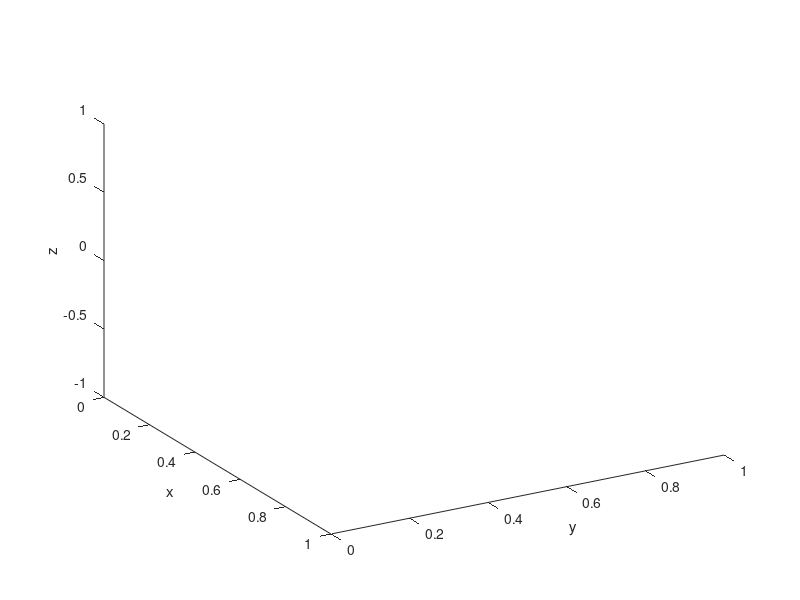

Source code (MATLAB): (Note: this script raises an error after producing the figure.)
clear; clc; close all;
% all in mm

xlabel('x')
ylabel('y')
zlabel('z')
view(60, 30)

hold on
r_muhit=2.5;
p=6;
pk=1/(2*p);
h=11;
D=25;
aa=12.5; %parabola shohlari extremumlar
surish=0;
zc1=pk*aa^2; % surish uchun
%-------------------------plane_1------------------------------------------
%---------------------parabola _1------------------------------------------
xx1=linspace(-aa,aa,20); xp(1,:)=xx1; xp(2,:)=xx1;
zz1=-pk*(xx1).^2+zc1; 
z_max=max(zz1);
zp(1,:)=zz1; zp(2,:)=zz1;
mm=2; n=19;
y=(0:mm-1)'/(mm-1) * ones(1,n+1);
para_coefs_1=zeros(4,4); para_coefs_1(1,1)=pk; para_coefs_1(1,4)=-pk*surish; para_coefs_1(4,1)=-pk*surish; para_coefs_1(4,4)=-zc1+pk*surish^2; para_coefs_1(3,4)=1/2; para_coefs_1(4,3)=1/2;
% surf(zp,D*y,xp,'EdgeColor', 'None', 'FaceColor', 'k', 'FaceAlpha', '0.1')

surf(zp,(D-2)*y+1,xp,'EdgeColor', 'None', 'FaceColor', 'b', 'FaceAlpha', '0.2')
surf(zp+0.01,1*y,xp,'EdgeColor', 'None', 'FaceColor', 'k', 'FaceAlpha', '0.4')
surf(zp+0.01,1*y+D-1,xp,'EdgeColor', 'None', 'FaceColor', 'k', 'FaceAlpha', '0.4')

%----------------------------rasm yon devor (qopqoq va o'rtakash)----------
x=[xx1]; z=[zz1];
y=[0 0 0 0 0 0 0 0 0 0 0 0 0 0 0 0 0 0 0 0];
patch(z, y,  x,  's', 'FaceColor', 'k', 'FaceAlpha', '0.6', 'LineWidth', 1.5);
y1_1= y+1; y1_2=y+D-1;
plot3(z, y1_1,  x,  'k', 'LineWidth',1.5, 'LineStyle', '-');
plot3(z, y1_2,  x, 'k', 'LineWidth',1.5, 'LineStyle', '-');
%--------------------------------------------------------------------------
x1=[xx1]; z1=[zz1];
y1=[D D D D D D D D D D D D D D D D D D D D];
patch(z1, y1,  x1,  's', 'FaceColor', 'k', 'FaceAlpha', '0.6', 'LineWidth', 1.5);
%----------------------LED-------------------------------------------------
a=0; b=0; c=1; d=0;
yy=linspace(0,D,2); xx=linspace(-12.5,12.5,2);
[y, x] = meshgrid(yy,xx); % Generate x and y data
z=(d-a*x-b*y)/c;
surf(z, y, x, 'EdgeColor', 'k', 'FaceColor', 'w', 'FaceAlpha', '1',  'LineWidth', 1.5); % Plot the surface
p11=[a/(sqrt(a^2+b^2+c^2)) b/(sqrt(a^2+b^2+c^2)) c/(sqrt(a^2+b^2+c^2))];
tan11=[1 0 0]; tan12=[0 1 0];
tek_11=[a b c d];
%----------------------------- LED rasmi ----------------------------------
yy=linspace(-2,D+2,50); xx=linspace(-12.5-2,12.5+2,50);
[y, x] = meshgrid(yy,xx); % Generate x and y data
z = zeros(size(x, 1)); % Generate z data
surf(z+0.1, y, x,  'EdgeColor', 'None', 'FaceColor', 'c', 'FaceAlpha', '0.1') % Plot the surface
% surf(z+D/2-2,  y+h+LED_rod_masofa, x,'EdgeColor', 'None', 'FaceColor', 'w', 'FaceAlpha', '1') % Plot the surface
%------------------------------LED rasmi (orqa devor)----------------------
yy=linspace(-2,D+2,2); xx=linspace(-12.5-2,12.5+2,2);
[y, x] = meshgrid(yy,xx); % Generate x and y data
z = zeros(size(x, 1)); % Generate z data
surf(z-3, y, x,  'EdgeColor', 'None', 'FaceColor', 'c', 'FaceAlpha', '0.1') % Plot the surface
%------------------------------LED rasmi (yon devor)-----------------------
r_k=20.5; theta=45; %for rotation plane
[xk, yk, zk]=cylinder(r_k, 4);
X2 = xk*cosd(theta) - yk*sind(theta);
Y2 = xk*sind(theta) + yk*cosd(theta);
surf(zk*3-3, Y2+12.5, X2,'EdgeColor', 'k', 'FaceColor',  'c', 'FaceAlpha', '0.05', 'LineWidth', 1.5)%[0.1 0.155 0.198]
%--------------------qopqoq------------------------------------------------
a=0; b=-1; c=0; d=0;
% xx=linspace(-12.5,12.5,50); zz=linspace(0,zc,50);
% [x, z] = meshgrid(xx,zz); % Generate x and y data
% y=(d-c*z-a*x)/b;
% % surf(z, y, x, 'EdgeColor', 'None', 'FaceColor', 'k', 'FaceAlpha', '0.3'); % Plot the surface
p12=[a/(sqrt(a^2+b^2+c^2)) b/(sqrt(a^2+b^2+c^2)) c/(sqrt(a^2+b^2+c^2))];
tek_12=[a b c d];
% xdfcgvbh
%--------------------mavhum devor------------------------------------------
a=0; b=1; c=0; d=D;
% xx=linspace(-12.5,12.5,50); zz=linspace(0,zc,50);
% [x, z] = meshgrid(xx,zz); % Generate x and y data
% y=(d-c*z-a*x)/b;
% surf(z, y, x, 'EdgeColor', 'None', 'FaceColor', 'k', 'FaceAlpha', '0.3'); % Plot the surface
p13=[a/(sqrt(a^2+b^2+c^2)) b/(sqrt(a^2+b^2+c^2)) c/(sqrt(a^2+b^2+c^2))];
tek_13=[a b c d];
%---------------------------rod--------------------------------------------
l=h-r_muhit; %Led dan muhit o'rtasigacha masofa
dd=h-2*r_muhit;
% [xs,ys,zs]=cylinder(r_muhit,20); surf(xs+l, 50*zs, ys, 'EdgeColor', 'None', 'FaceColor', 'y', 'FaceAlpha', '0.3')
% plotCircle3D_1([0, 2*D+0.1, l],[0,1,0], r_muhit)
% plotCircle3D_1([0, 0-0.1, l],[0,1,0], r_muhit)
[xs,ys,zs]=cylinder(r_muhit,20); surf(xs+l, 2*D*1.2*zs-5, ys, 'EdgeColor', 'None', 'FaceColor', 'm', 'FaceAlpha', '0.2')
plotCircle3D_1([0, 2*D+5+0.1, l],[0,1,0], r_muhit)
plotCircle3D_1([0, 0-5-0.1, l],[0,1,0], r_muhit)
%----------------plane_2---------------------------------------------------
zc2=-pk*aa^2+2*l; % surish uchun
%---------------------parabola 2------------------------------------------
xx1=linspace(-aa,aa,20); xp(1,:)=xx1; xp(2,:)=xx1;
zz1=pk*(xx1).^2+zc2; zp(1,:)=zz1; zp(2,:)=zz1;
mm=2; n=19;
y=(0:mm-1)'/(mm-1) * ones(1,n+1);
para_coefs_2=zeros(4,4); para_coefs_2(1,1)=-pk; para_coefs_2(1,4)=pk*surish; para_coefs_2(4,1)=pk*surish; para_coefs_2(4,4)=zc2+pk*surish^2; para_coefs_2(3,4)=1/2; para_coefs_2(4,3)=1/2;
surf(zp,(D-2)*y+D+1,xp,'EdgeColor', 'None', 'FaceColor', 'b', 'FaceAlpha', '0.2', 'LineWidth',1.5)
surf(zp,(1)*y+2*D-1,xp,'EdgeColor', 'None', 'FaceColor', 'k', 'FaceAlpha', '0.4', 'LineWidth',1.5)
surf(zp,(1)*y+D,xp,'EdgeColor', 'None', 'FaceColor', 'k', 'FaceAlpha', '0.4', 'LineWidth',1.5)


%----------------------------rasm yon devor (qopqoq va o'rtakash)----------
x=[xx1]; z=[zz1];
y=D+[0 0 0 0 0 0 0 0 0 0 0 0 0 0 0 0 0 0 0 0];
y_2=y+0.01;
patch(z, y,  x,  's', 'FaceColor', 'k', 'FaceAlpha', '0.6', 'LineWidth', 1.5);
y2_1 = y+1; y2_2 = y +D-1;
plot3(z, y2_1,  x,  'k', 'LineWidth',1.5, 'LineStyle', '-');
plot3(z, y2_2,  x, 'k', 'LineWidth',1.5, 'LineStyle', '-');
%--------------------------------------------------------------------------
x1=[xx1]; z1=[zz1];
y1=2*[D D D D D D D D D D D D D D D D D D D D];
patch(z1, y1,  x1,  's', 'FaceColor', 'k', 'FaceAlpha', '0.6', 'LineWidth', 1.5);
%----------------------LED_2------------------------------------------------
a=0; b=0; c=1; d=2*l;
yy=linspace(D,2*D,2); xx=linspace(-12.5,12.5,2);
[y, x] = meshgrid(yy,xx); % Generate x and y data
z=(d-a*x-b*y)/c;
surf(z, y, x, 'EdgeColor', 'k', 'FaceColor', 'w', 'FaceAlpha', '1', 'LineWidth', 1.5); % Plot the surface
p21=-[a/(sqrt(a^2+b^2+c^2)) b/(sqrt(a^2+b^2+c^2)) c/(sqrt(a^2+b^2+c^2))];
tan21=[0 1 0]; tan22=[1 0 0];
tek_21=[a b c d];
%----------------------------- LED rasmi ----------------------------------
yy=linspace(D-2,2*D+2,50); xx=linspace(-12.5-2,12.5+2,50);
[y, x] = meshgrid(yy,xx); % Generate x and y data
z = zeros(size(x, 1)); % Generate z data
surf(z+2*l+0.1, y, x,  'EdgeColor', 'None', 'FaceColor', 'c', 'FaceAlpha', '0.1') % Plot the surface
% surf(z+D/2-2,  y+h+LED_rod_masofa, x,'EdgeColor', 'None', 'FaceColor', 'w', 'FaceAlpha', '1') % Plot the surface
%------------------------------LED rasmi (orqa devor)----------------------
yy=linspace(D-2,2*D+2,2); xx=linspace(-12.5-2,12.5+2,2);
[y, x] = meshgrid(yy,xx); % Generate x and y data
z = zeros(size(x, 1)); % Generate z data
surf(z+2*l+3, y, x,  'EdgeColor', 'None', 'FaceColor', 'c', 'FaceAlpha', '0.4') % Plot the surface
%------------------------------LED rasmi (yon devor)-----------------------
r_k=20.5; theta=45; %for rotation plane
[xk, yk, zk]=cylinder(r_k, 4);
X2 = xk*cosd(theta) - yk*sind(theta);
Y2 = xk*sind(theta) + yk*cosd(theta);
surf(zk*3+2*l, Y2+25+12.5, X2,'EdgeColor', 'k', 'FaceColor',  'c', 'FaceAlpha', '0.1', 'LineWidth', 1.5)%[0.1 0.155 0.198]
%--------------------qopqoq------------------------------------------------
a=0; b=1; c=0; d=2*D;
% xx=linspace(-12.5,12.5,50); zz=linspace(0,zc,50);
% [x, z] = meshgrid(xx,zz); % Generate x and y data
% y=(d-c*z-a*x)/b;
% % surf(z, y, x, 'EdgeColor', 'None', 'FaceColor', 'k', 'FaceAlpha', '0.3'); % Plot the surface
p22=[a/(sqrt(a^2+b^2+c^2)) b/(sqrt(a^2+b^2+c^2)) c/(sqrt(a^2+b^2+c^2))];
tek_22=[a b c d];
% xdfcgvbh
%--------------------mavhum devor------------------------------------------
a=0; b=1; c=0; d=D;
% xx=linspace(-12.5,12.5,50); zz=linspace(0,zc,50);
% [x, z] = meshgrid(xx,zz); % Generate x and y data
% y=(d-c*z-a*x)/b;
% surf(z, y, x, 'EdgeColor', 'None', 'FaceColor', 'k', 'FaceAlpha', '0.3'); % Plot the surface
p23=[a/(sqrt(a^2+b^2+c^2)) b/(sqrt(a^2+b^2+c^2)) c/(sqrt(a^2+b^2+c^2))];
tek_23=[a b c d];

%-------------------------crystal------------------------------------------
A=dlmread('15_12_2021_BLUE_LED_ems.txt');
C=dlmread('Ce_Nd_YAG_abs.txt');
%--------------------------------------------------------------------------
led_array_parabola_1
sa=0.9*pi/2;%pi/3;
teflon_kaytarish=0.9;  %blue uchun
led_kaytarish=0.75;    %blue uchun
LEDdan_qaytdi=0;
lost_at_led=0;
lost_at_teflon=0;
chizish=1;
used_f1=0; used_f2=0;
nuqta_fotonlar_soni_max=5;
sp=zeros(1,2500);
s=zeros(1,nuqta_fotonlar_soni_max);
E_total=0;
E_det1=0; % 
E_det2=0; % 
dd=h-2*r_muhit;

for ti=1: nuqta_fotonlar_soni_max
    
    tasodifiy_son=rand;
    for i=1:2500
        if tasodifiy_son<=A(i)
            ftu=i;  % ftu - fotoning to'lqin uzunligi deganini bildiradi
            break;
        end
    end
    sp(ftu)=sp(ftu)+1;
    s(1,ti)=ftu;
end

x_grid_number  = 49;        x_grid_size = 2*r_muhit/x_grid_number;
z_grid_number  = 49;        z_grid_size = 2*r_muhit/z_grid_number;
y_grid_number  = 199;       y_grid_size = 2*D/y_grid_number;

E_xyz = zeros(x_grid_number+1,z_grid_number+1, y_grid_number+1);

for led_number0=1:2
    for f=1:nuqta_fotonlar_soni_max
        if rand > 0.999995; clc; disp("Algaritim bajarilish prosesi " + round(100 * f/nuqta_fotonlar_soni_max) + " %"); pause(0.1);  end  % bi xator loop nera galganini go'rsatadi
        ftu=s(1,f);
        E_total=E_total+(1/ftu);
        %-------------------------------------absorbtion---------------
         abs_coef=C(ftu); abs_length=absorption_length(abs_coef); abs_leng_m=abs_length;
%          if (abs_leng_m>1900);  yutilmaydigan_f=yutilmaydigan_f+1; continue; end
        %--------------------------------------------------------------
        %------------- boshlang'ich kordinata va yonalish----------------------
        if led_number0==1
            r_i=led_random_square_1(0, 12.5, 0, 12.5, 12.5);
            %             scatter3 (r_i(3), r_i(2), r_i(1),  15,'fill')
            yonalish = lambert_shape_4 (p11, tan11, tan12, sa);
            %                 r_f=r_i + yonalish*30;
            %                 if chizish==1; plot3([r_i(3),r_f(3)],[r_i(2),r_f(2)],[r_i(1),r_f(1)],'Color','b','LineWidth',0.5); end
            led_number=led_number0;
        end
        
        if led_number0==2
            r_i=led_random_square_1(0, D+12.5, h+dd, 12.5, 12.5);
            %             scatter3 (r_i(3), r_i(2), r_i(1),  15,'fill')
            yonalish = lambert_shape_4 (p21, tan21, tan22, sa);
            %                  r_f=r_i + yonalish*30;
            %                 if chizish==1; plot3([r_i(3),r_f(3)],[r_i(2),r_f(2)],[r_i(1),r_f(1)],'Color','b','LineWidth',0.5); end
            led_number=led_number0;
        end
        
        %------------------------------------------------------------------
        
        foton_in_system=1;
        while (foton_in_system == 1)
            %--------------------case_1------------------------------------
            if (led_number==1)&&(foton_in_system == 1)
                
                %                 1
                %---------------------LEDs-------------------------
                dm(1)=tekis_vek(r_i(1),r_i(2),r_i(3),yonalish,tek_11);  tk1(1,:)=[p11(1) p11(2) p11(3)];    %past_1 Led turgan joy
                %-------------------------qopqoq-------------------
                dm(2)=tekis_vek(r_i(1),r_i(2),r_i(3),yonalish, tek_12);  tk1(2,:)=-[p12(1) p12(2) p12(3)];
                %--------------------------o'rta-------------------
                dm(3)=tekis_vek(r_i(1),r_i(2),r_i(3),yonalish, tek_13);  tk1(3,:)=-[p13(1) p13(2) p13(3)];
                %---------------------Laser rod--------------------
                dm(4)=nuqta_slinder_masofa1(r_i, yonalish, r_muhit, 0, l); tk1(4,:)= [1/r_muhit 1/r_muhit 0];              %aktiv muhit;
                %---------------------parabolalar------------------
                dm(5)=nuqta_para_masofa1(r_i,yonalish,[pk 0 0 zc1]);   tk1(5,:)= [0 0 0 ];   %tepa_1
                %                         dm(6)=nuqta_para_masofa_modified2(r_i,yonalish,[p 0 0 zc surish]);   tk1(6,:)= [0 0 0];  % yon_chap_1
                %--------------------------------------------------
                for i=1:length(dm); if dm(i)<0.001; dm(i)=Inf; end; end
                %                         2
                [db,joy]=min(dm);  normal=tk1(joy,:); r_f=r_i + yonalish*db;
                
                if (db==Inf)||(db==0); foton_in_system=0; break; end
                
                if chizish==1; plot3([r_i(3),r_f(3)],[r_i(2),r_f(2)],[r_i(1),r_f(1)],'Color','b','LineWidth',1); end
                %                                  pause
                
                r_i=r_f;
                
                %                             joy
                if (joy==1)
                    %                            11
                    r_i_n=r_f; r_f_n=r_i_n + normal*1;
                    if chizish==1;  plot3([r_i_n(3),r_f_n(3)],[r_i_n(2),r_f_n(2)],[r_i_n(1),r_f_n(1)],'Color','c','LineWidth',0.5); end
                    if led_kaytarish > rand
                        %                                                                                                  112
                        yonalish=yonalish-2*normal*dot(yonalish,normal);
                        LEDdan_qaytdi=LEDdan_qaytdi+1;
                    else
                        %                                                                                                  113
                        foton_in_system=0; lost_at_led=lost_at_led+1;
                    end
                end
                
                if (joy>=2)&&(joy<=3)
                    %                             12
                    %                          dfghgnxcvbnm
                    %                          r_f
                    r_i_n=r_f; r_f_n=r_i_n + normal*1;
                    if chizish==1;  plot3([r_i_n(3),r_f_n(3)],[r_i_n(2),r_f_n(2)],[r_i_n(1),r_f_n(1)],'Color','c','LineWidth',0.5); end
                    %                                 joy
                    normal;
                    
                    %                                                                 121
                    %
                    if teflon_kaytarish > rand
                        %                                                                        122
                        yonalish=yonalish-2*normal*dot(yonalish,normal);
                    else
                        %                                                                                                              123
                        foton_in_system=0; lost_at_teflon=lost_at_teflon+1;
                    end
                    %                                 sdfgbhnjmk
                    
                end
                if (joy==4)
                    
                    %                                                                                      14
                    nor=[(r_f(1))/r_muhit 0 (r_f(3)-l)/r_muhit ];
                    %                                 nor=-[(r_f(2)-h)/r_muhit  0 (r_f(1))/r_muhit];
                    if (rand()>(qaytish_sinish_ehtimolliqi(yonalish,nor,1,1.8)))
                        %                                                                                            140
                        s_n=nor;
                        r_i_n=r_f; r_f_n=r_i_n + s_n*0.5;
                        if chizish==1;  plot3([r_i_n(3),r_f_n(3)],[r_i_n(2),r_f_n(2)],[r_i_n(1),r_f_n(1)],'Color','c','LineWidth',0.5); end
                        foton_muhitda=1;
                        [~,yonalish]=cheg_cos(yonalish, -nor,1,1.8);
                        shs=0;
                        while foton_muhitda==1
                            %                                                                                                             1401
                            mm=nuqta_slinder_masofa1(r_i, yonalish, r_muhit, 0, l);
                            if (mm==Inf)||(mm==0); foton_in_system=0; foton_muhitda=0; break; end
                            if (r_f(2)<0)||(r_f(2)>D)                %esdan chiqmasin
                                %
                                %                                                                                                                         143
                                foton_in_system=0;
                                foton_muhitda=0;
                                break
                            end
                            
                            if (r_i(2)<0)||(r_i(2)>D)                %esdan chiqmasin
                                %                                                                                                                    144
                                foton_in_system=0; foton_muhitda=0;
                                break
                            end
                            if mm>abs_leng_m
                                mm=abs_leng_m;
                                r_f=r_i+mm*yonalish;
                                if (r_f(2)<0)||(r_f(2)>D)
                                    foton_muhitda=0; foton_in_system=0;
                                else
                                    scatter3(r_f(3),r_f(2),r_f(1), 30,'fill')
                                    %                                             14011
                                    used_f1=used_f1+1;
                                    %                                              13111
                                    E_det1=E_det1+(1/ftu);
                                    foton_muhitda=0; foton_in_system=0;
                                    r_f;
                                    
                                    x_index = round((r_f(1)+ r_muhit)/x_grid_size)+1;
                                    z_index = round((r_f(3)-dd)/z_grid_size)+1;
                                    y_index = round((r_f(2))/y_grid_size)+1;
                                    E_xyz(x_index,z_index, y_index)=E_xyz(x_index,z_index, y_index)+1;
                                    if chizish==1; plot3([r_i(3),r_f(3)],[r_i(2),r_f(2)],[r_i(1),r_f(1)],'Color','r','LineWidth',1); end
                                    %        if chizish==1; is(gs)=plot3([r_i(3),r_f(3)],[r_i(2),r_f(2)],[r_i(1),r_f(1)],'Color','r','LineWidth',0.1); gs=gs+1; end
                                end
                            else
                                %                                                                                                                         14012
                                abs_leng_m=abs_leng_m-mm;
                                r_f=r_i+mm*yonalish;
                                if chizish==1; plot3([r_i(3),r_f(3)],[r_i(2),r_f(2)],[r_i(1),r_f(1)],'Color','y','LineWidth',1); end
                                % %                                         if chizish==1; is(gs)=plot3([r_i(1),r_f(1)],[r_i(2),r_f(2)],[r_i(3),r_f(3)],'Color','r','LineWidth',0.1); gs=gs+1; end
                                nor=-[(r_f(1))/r_muhit 0 (r_f(3)-l)/r_muhit ];
                                %                                    nor=-[(r_f(2)-h)/r_muhit  0 (r_f(1))/r_muhit];
                                %                                         r_i_n=r_f; r_f_n=r_i_n + nor*1;
                                %                                         if chizish==1; plot3([r_i_n(1),r_f_n(1)],[r_i_n(2),r_f_n(2)],[r_i_n(3),r_f_n(3)],'Color','y','LineWidth',1); end
                                if  ((acos(dot(-yonalish,nor)/(norm(yonalish)*norm(nor)))) < asin(1/1.8))&&(rand()>(qaytish_sinish_ehtimolliqi(yonalish,nor,1.8,1)))
                                    [~,yonalish]=cheg_cos(yonalish,-nor,1.8,1);
                                    %                                             r_i_n=r_f; r_f_n=r_i_n + yonalish*2;
                                    foton_muhitda=0;
                                    %                                               19013
                                    %                                             if chizish==1; plot3([r_i_n(3),r_f_n(3)],[r_i_n(2),r_f_n(2)],[r_i_n(1),r_f_n(1)],'Color','r','LineWidth',1.5);end
                                    
                                else
                                    %                                                                                                                                     14014
                                    yonalish=yonalish-2*nor*dot(yonalish,nor);
                                end
                                r_i=r_f;
                            end
                            
                            
                            shs=shs+1; if shs>5; foton_muhitda=0; foton_in_system=0; break; end
                        end
                    else
                        %                                                                                                 141
                        yonalish=yonalish-2*nor*dot(yonalish,nor);
                    end
                end
                if (joy==5)
                    %                                                              15
                    normal=-normalni_top(r_f, para_coefs_1);
                    r_i_n=r_f; r_f_n=r_i_n + normal*1;
                    if chizish==1;  plot3([r_i_n(3),r_f_n(3)],[r_i_n(2),r_f_n(2)],[r_i_n(1),r_f_n(1)],'Color','c','LineWidth',0.5); end
                    if teflon_kaytarish > rand
                        %                                                                        151
                        yonalish=yonalish-2*normal*dot(yonalish,normal);
                    else
                        %                                                                                                              152
                        foton_in_system=0; lost_at_teflon=lost_at_teflon+1;
                    end
                end
                
                
                if (r_f(2)<0)||(r_f(2)>D)                %esdan chiqmasin
                    %
                    %                                                                                                                         143
                    foton_in_system=0;
                    break
                end
                
                if (r_i(2)<0)||(r_i(2)>D)                %esdan chiqmasin
                    %                                                                                                                    144
                    foton_in_system=0;
                    break
                end
                       
            end
            
          %--------------------case_2------------------------------------
            if (led_number==2)&&(foton_in_system == 1)
                
                %                 1
                %---------------------LEDs-------------------------
                dm(1)=tekis_vek(r_i(1),r_i(2),r_i(3),yonalish,tek_21);  tk1(1,:)=[p21(1) p21(2) p21(3)];    %past_1 Led turgan joy
                %-------------------------qopqoq-------------------
                dm(2)=tekis_vek(r_i(1),r_i(2),r_i(3),yonalish, tek_22);  tk1(2,:)=-[p22(1) p22(2) p22(3)];
                %--------------------------o'rta-------------------
                dm(3)=tekis_vek(r_i(1),r_i(2),r_i(3),yonalish,tek_23);  tk1(3,:)=[p23(1) p23(2) p23(3)];
                %---------------------Laser rod--------------------
                dm(4)=nuqta_slinder_masofa1(r_i, yonalish, r_muhit, 0, l); tk1(4,:)= [1/r_muhit 1/r_muhit 0];              %aktiv muhit;
                %---------------------parabolalar------------------
                dm(5)=nuqta_para_masofa1(r_i,yonalish,[-pk 0 0 zc2]);   tk1(5,:)= [0 0 0 ];   %tepa_1
                %                         dm(6)=nuqta_para_masofa_modified2(r_i,yonalish,[p 0 0 zc surish]);   tk1(6,:)= [0 0 0];  % yon_chap_1
                %--------------------------------------------------
                for i=1:length(dm); if dm(i)<0.0001; dm(i)=Inf; end; end
%                 dm
                %                         2
                [db,joy]=min(dm);  normal=tk1(joy,:); r_f=r_i + yonalish*db;
                
                if (db==Inf)||(db==0); foton_in_system=0; break; end
                
                if chizish==1; plot3([r_i(3),r_f(3)],[r_i(2),r_f(2)],[r_i(1),r_f(1)],'Color','b','LineWidth',1); end
                %                                  pause
                
                r_i=r_f;
                
%                                             joy
                if (joy==1)
                    %                            11
                    r_i_n=r_f; r_f_n=r_i_n + normal*1;
                    if chizish==1;  plot3([r_i_n(3),r_f_n(3)],[r_i_n(2),r_f_n(2)],[r_i_n(1),r_f_n(1)],'Color','c','LineWidth',0.5); end
                    if led_kaytarish > rand
                        %                                                                                                  112
                        yonalish=yonalish-2*normal*dot(yonalish,normal);
                        LEDdan_qaytdi=LEDdan_qaytdi+1;
                    else
                        %                                                                                                  113
                        foton_in_system=0; lost_at_led=lost_at_led+1;
                    end
                end
                
                if (joy>=2)&&(joy<=3)
                    %                             12
                    %                          dfghgnxcvbnm
                    %                          r_f
                    r_i_n=r_f; r_f_n=r_i_n + normal*1;
                    if chizish==1;  plot3([r_i_n(3),r_f_n(3)],[r_i_n(2),r_f_n(2)],[r_i_n(1),r_f_n(1)],'Color','c','LineWidth',0.5); end
                    %                                 joy
                    normal;
                    
                    %                                                                 121
                    %
                    if teflon_kaytarish > rand
                        %                                                                        122
                        yonalish=yonalish-2*normal*dot(yonalish,normal);
                    else
                        %                                                                                                              123
                        foton_in_system=0; lost_at_teflon=lost_at_teflon+1;
                    end
                    %                                 sdfgbhnjmk
                    
                end
                if (joy==4)
                    
                    %                                                                                      14
                    nor=[(r_f(1))/r_muhit 0 (r_f(3)-l)/r_muhit ];
                    %                                 nor=-[(r_f(2)-h)/r_muhit  0 (r_f(1))/r_muhit];
                    if (rand()>(qaytish_sinish_ehtimolliqi(yonalish,nor,1,1.8)))
                        %                                                                                            140
                        s_n=nor;
                        r_i_n=r_f; r_f_n=r_i_n + s_n*0.5;
                        if chizish==1;  plot3([r_i_n(3),r_f_n(3)],[r_i_n(2),r_f_n(2)],[r_i_n(1),r_f_n(1)],'Color','c','LineWidth',0.5); end
                        foton_muhitda=1;
                        [~,yonalish]=cheg_cos(yonalish, -nor,1,1.8);
                        shs=0;
                        while foton_muhitda==1
                            %                                                                                                             1401
                            mm=nuqta_slinder_masofa1(r_i, yonalish, r_muhit, 0, l);
                            if (mm==Inf)||(mm==0); foton_in_system=0; foton_muhitda=0; break; end
                            if (r_f(2)<D)||(r_f(2)>2*D)                %esdan chiqmasin
                                %
                                %                                                                                                                         143
                                foton_in_system=0;
                                foton_muhitda=0;
                                break
                            end
                            
                            if (r_f(2)<D)||(r_f(2)>2*D)                  %esdan chiqmasin
                                %                                                                                                                    144
                                foton_in_system=0; foton_muhitda=0;
                                break
                            end
                            if mm>abs_leng_m
                                mm=abs_leng_m;
                                r_f=r_i+mm*yonalish;
                                if (r_f(2)<D)||(r_f(2)>2*D)
                                    foton_muhitda=0; foton_in_system=0;
                                else
                                    scatter3(r_f(3),r_f(2),r_f(1), 30,'fill')
                                    %                                             14011
                                    used_f2=used_f2+1;
                                    %                                              13111
                                    E_det2=E_det2+(1/ftu);
                                    foton_muhitda=0; foton_in_system=0;
                                    r_f;
                                    
                                    x_index = round((r_f(1)+ r_muhit)/x_grid_size)+1;
                                    z_index = round((r_f(3)-dd)/z_grid_size)+1;
                                    y_index = round((r_f(2))/y_grid_size)+1;
                                    E_xyz(x_index,z_index, y_index)=E_xyz(x_index,z_index, y_index)+1;
                                    if chizish==1; plot3([r_i(3),r_f(3)],[r_i(2),r_f(2)],[r_i(1),r_f(1)],'Color','r','LineWidth',1); end
                                    %        if chizish==1; is(gs)=plot3([r_i(3),r_f(3)],[r_i(2),r_f(2)],[r_i(1),r_f(1)],'Color','r','LineWidth',0.1); gs=gs+1; end
                                end
                            else
                                %                                                                                                                         14012
                                abs_leng_m=abs_leng_m-mm;
                                r_f=r_i+mm*yonalish;
                                if chizish==1; plot3([r_i(3),r_f(3)],[r_i(2),r_f(2)],[r_i(1),r_f(1)],'Color','r','LineWidth',1); end
                                % %                                         if chizish==1; is(gs)=plot3([r_i(1),r_f(1)],[r_i(2),r_f(2)],[r_i(3),r_f(3)],'Color','r','LineWidth',0.1); gs=gs+1; end
                                nor=-[(r_f(1))/r_muhit 0 (r_f(3)-l)/r_muhit ];
                                
                                if  ((acos(dot(-yonalish,nor)/(norm(yonalish)*norm(nor)))) < asin(1/1.8))&&(rand()>(qaytish_sinish_ehtimolliqi(yonalish,nor,1.8,1)))
                                    [~,yonalish]=cheg_cos(yonalish,-nor,1.8,1);
                                   
                                    foton_muhitda=0;
                                    %                                               19013
                                    %                                             if chizish==1; plot3([r_i_n(3),r_f_n(3)],[r_i_n(2),r_f_n(2)],[r_i_n(1),r_f_n(1)],'Color','r','LineWidth',1.5);end
                                    
                                else
                                    %                                                                                                                                     14014
                                    yonalish=yonalish-2*nor*dot(yonalish,nor);
                                end
                                r_i=r_f;
                            end
                            
                            
                            shs=shs+1; if shs>5; foton_muhitda=0; foton_in_system=0; break; end
                        end
                    else
                        %                                                                                                 141
                        yonalish=yonalish-2*nor*dot(yonalish,nor);
                    end
                end
                if (joy==5)
                    %                                                              15
                    normal=normalni_top(r_f, para_coefs_2);
                    r_i_n=r_f; r_f_n=r_i_n + normal*1;
                    if chizish==1;  plot3([r_i_n(3),r_f_n(3)],[r_i_n(2),r_f_n(2)],[r_i_n(1),r_f_n(1)],'Color','c','LineWidth',0.5); end
                    if teflon_kaytarish > rand
                        %                                                                        151
                        yonalish=yonalish-2*normal*dot(yonalish,normal);
                    else
                        %                                                                                                              152
                        foton_in_system=0; lost_at_teflon=lost_at_teflon+1;
                    end
                end
                if (r_f(2)<D)||(r_f(2)>2*D)                %esdan chiqmasin
                    %
                    %                                                                                                                         143
                    foton_in_system=0;
                    
                    break
                end
                
                if (r_i(2)<D)||(r_i(2)>2*D)                %esdan chiqmasin
                    %                                                                                                                    144
                    foton_in_system=0;
                    break
                end
                
                
            end
            
        end
    end
end

eff=(E_det1+E_det2)/E_total

axis equal
axis off

xlim([-5 22])
ylim([-8 58])
zlim([-15 15])